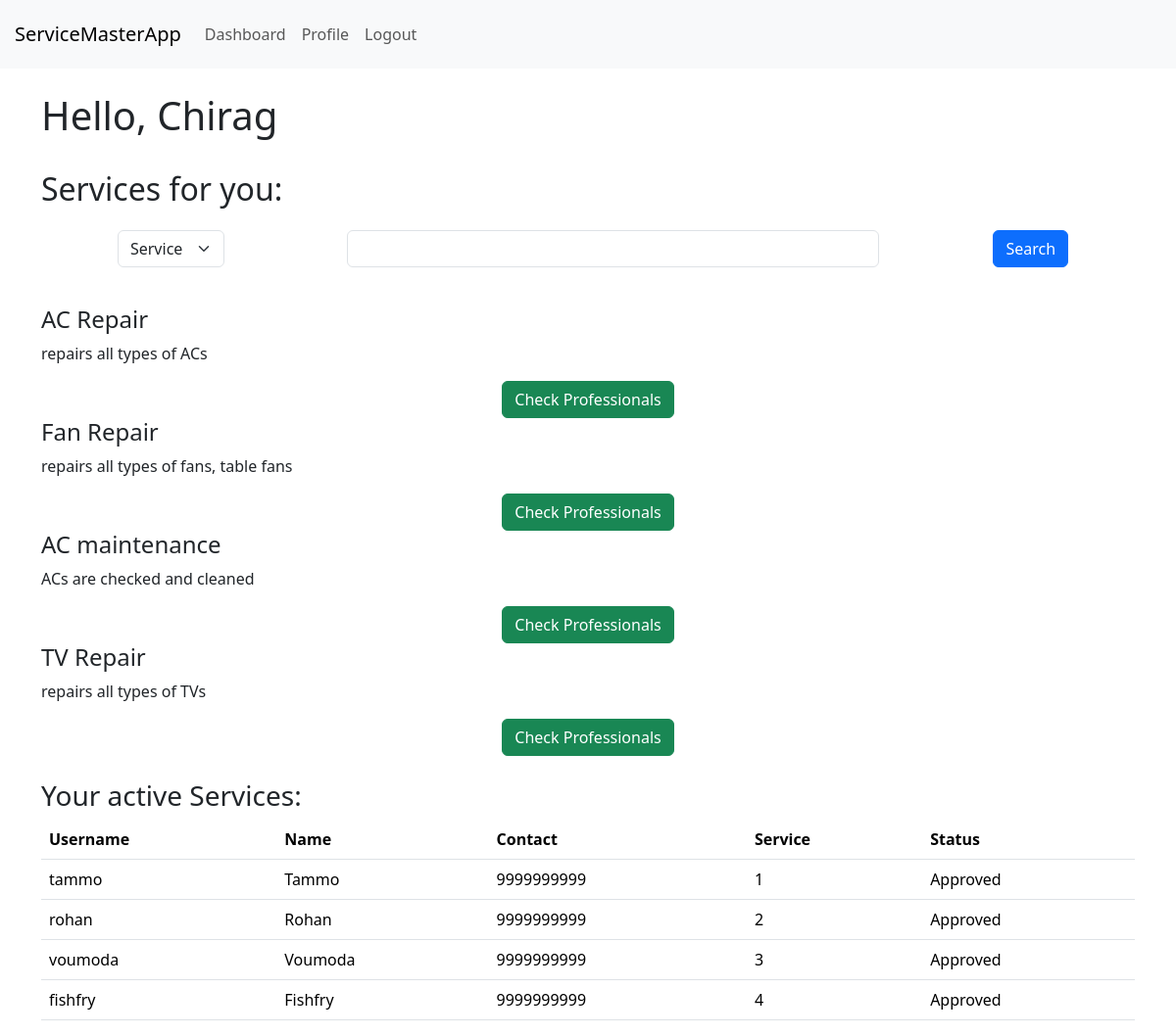
Page /cdashboard (signed in) on the committed database.
### models.py (models this page shows, shortened)
class Customer(db.Model):
    __tablename__='customer'
    id=db.Column(db.Integer, primary_key=True)
    username=db.Column(db.String(32), nullable=False, unique=True)
    passwordhash=db.Column(db.String(512), nullable=False)
    name=db.Column(db.String(64), nullable=False)
    pincode=db.Column(db.String(8), nullable=False)
    utype=db.Column(db.String(16), nullable=False, default='Customer')
    is_admin = db.Column(db.Boolean, nullable=False, default=False)
    @property
    def password(self):
        raise AttributeError('password is not a readable attribute')

class Service(db.Model):
    __tablename__='service'
    id=db.Column(db.Integer,primary_key=True)
    name=db.Column(db.String(32),nullable=False)
    price=db.Column(db.Integer, nullable=False)
    description=db.Column(db.String(512), nullable=False)
    time=db.Column(db.Integer,nullable=False)
    professionals=db.relationship('Professional', backref='service', lazy=True)

class Professional(db.Model):
    __tablename__='professional'
    id=db.Column(db.Integer, primary_key=True)
    username=db.Column(db.String(32), nullable=False, unique=True)
    passwordhash=db.Column(db.String(512), nullable=False)
    name=db.Column(db.String(64), nullable=False)
    contact=db.Column(db.Integer, nullable=False)
    service_id=db.Column(db.Integer, db.ForeignKey('service.id'), nullable=False)
    experience=db.Column(db.Integer, nullable=False)
    pincode=db.Column(db.String(8), nullable=False)
    utype=db.Column(db.String(16), nullable=False, default='Professional')
    status=db.Column(db.String(16), nullable=True, default='Pending')
    profile=db.Column(db.String(512), nullable=False)
    @property
    def password(self):
        raise AttributeError('password is not a readable attribute')

### routes.py (the view)
@app.route('/cdashboard')
@auth_required
def cdashboard():
    user=Customer.query.get(session['user_id'])
    pincode=user.pincode
    return render_template('cdashboard.html',user=user, services=Service.query.all(), professional=Professional.query.filter_by(status='Approved', pincode=pincode))

### routes.py (called while the page is built)
def auth_required(func):
    @wraps(func)
    def inner(*args, **kwargs):
        if 'user_id' not in session:
            flash('Please Login')
            return redirect(url_for('login'))
        return func(*args, **kwargs)
    return inner

### templates/cdashboard.html (shortened to what this page needs)
{% extends 'layout.html' %}
{% block content %}
<br>
<h1>Hello, {{user.name}}</h1>
<br>
<h2>Services for you:</h2>
{% include 'searchbar.html' with context %}
<br>
<div class="service-list">
    {% for s in services %}
        <div class="service-info">
            <h4>{{s.name}}</h4>
            <p>{{s.description}}</p>
            <form action="{{url_for('cservices', service_id=s.id)}}" method="POST">
                <input type="submit" value="Check Professionals" class="btn btn-success">
            </form>
        </div>
    {% endfor %}
</div>
<br>
<h3>Your active Services:</h3>
<table class="table">
    <thead>
        <th>Username</th>
        <th>Name</th>
        <th>Contact</th>
        <th>Service</th>
        <th>Status</th>
    </thead>
    <tbody>
        {% for p in professional %}
            <tr>
                <td>{{p.username}}</td>
                <td>{{p.name}}</td>
                <td>{{p.contact}}</td>
                <td>{{p.service_id}}</td>
                <td>{{p.status}}</td>
            </tr>
        {% endfor %}
    </tbody>
</table>
{% endblock %}

### templates/searchbar.html (style rules this page uses)
form { width: 100%; display: flex; flex-direction: row; justify-content: space-around; align-items: center; }

### rows in the picture
Customer: name "Chirag"
Service: name "AC Repair", description "repairs all types of ACs"
Service: name "Fan Repair", description "repairs all types of fans, table fans"
Service: name "AC maintenance", description "ACs are checked and cleaned"
Service: name "TV Repair", description "repairs all types of TVs"
Professional: username "tammo", name "Tammo", contact "9999999999", service_id "1", status "Approved"
Professional: username "rohan", name "Rohan", contact "9999999999", service_id "2", status "Approved"
Professional: username "voumoda", name "Voumoda", contact "9999999999", service_id "3", status "Approved"
Professional: username "fishfry", name "Fishfry", contact "9999999999", service_id "4", status "Approved"
